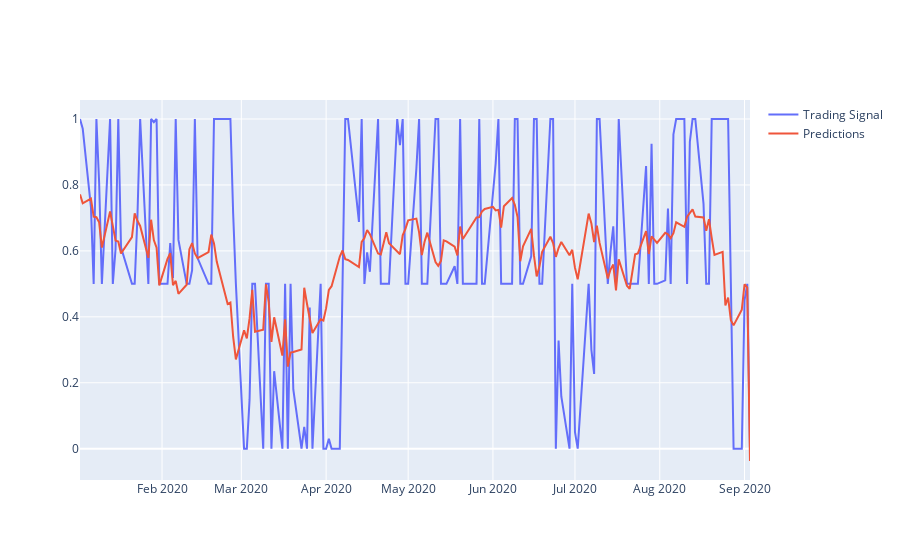

Source (notebook cell):
### Code cell
fig = go.Figure()

# Add traces
fig.add_trace(go.Scatter(x=df_test['Date'], y=df_test['Trading Signal'],
                    mode='lines',
                    name='Trading Signal'))

# Add traces
fig.add_trace(go.Scatter(x=df_test['Date'], y=df_test['pred'],
                    mode='lines',
                    name='Predictions'))


fig.show()

### Figure 1 — Plotly figure (JSON) as saved in the notebook; plotly's stock layout.template omitted (floating-point values rounded to 4 significant figures; data arrays with more than 128 entries replaced by an {"elided": "..."} marker saying what was removed)
{"data": [{"mode": "lines", "name": "Trading Signal", "type": "scatter", "x": {"elided": "171 str values"}, "y": {"elided": "171 float values"}}, {"mode": "lines", "name": "Predictions", "type": "scatter", "x": {"elided": "171 str values"}, "y": {"elided": "171 float values"}}], "layout": {}}
